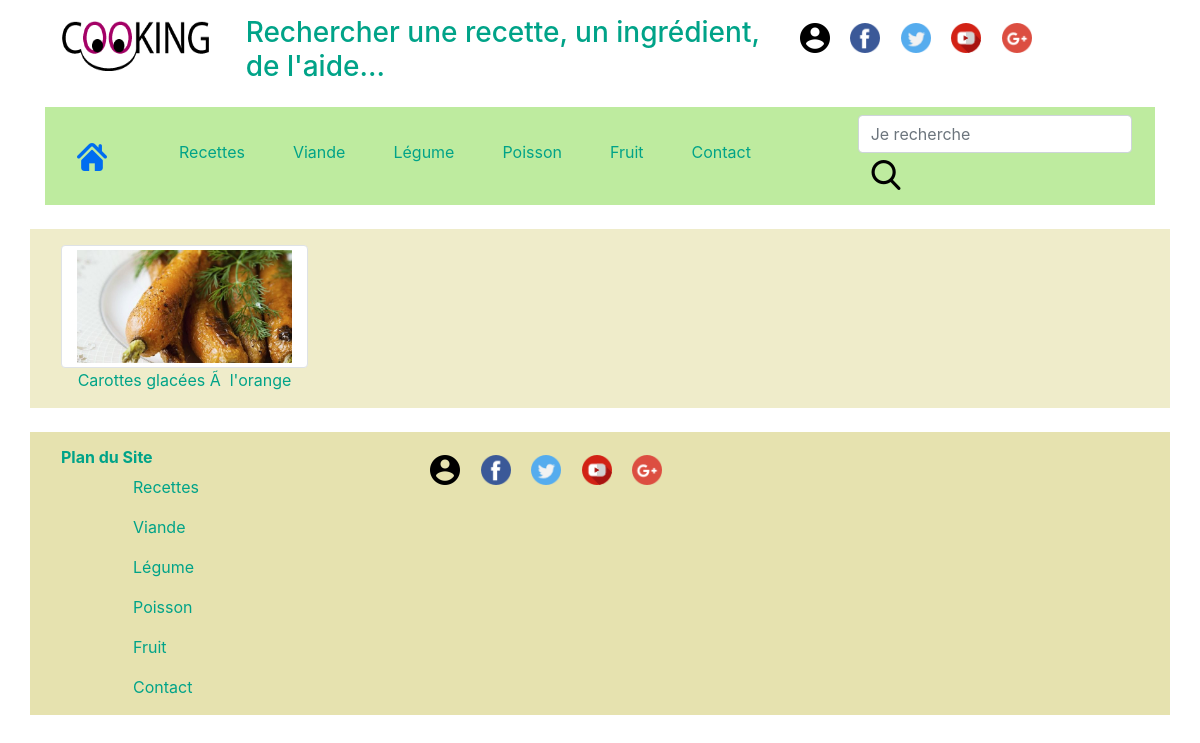
Screenshot of /search.php with the database file from the repository.
### tables this page shows
CREATE TABLE IF NOT EXISTS `recettes` (
  `idRecette` int(11) NOT NULL AUTO_INCREMENT,
  `titre` varchar(250) DEFAULT NULL,
  `chapo` text,
  `img` varchar(50) DEFAULT NULL,
  `preparation` text,
  `ingredient` text,
  `membre` int(11) DEFAULT NULL,
  `couleur` varchar(30) DEFAULT NULL,
  `dateCrea` timestamp NOT NULL DEFAULT CURRENT_TIMESTAMP ON UPDATE CURRENT_TIMESTAMP,
  `categorie` int(11) DEFAULT NULL,
  `tempsCuisson` varchar(50) DEFAULT NULL,
  `tempsPreparation` varchar(50) DEFAULT NULL,
  `difficulte` varchar(50) DEFAULT NULL,
  `prix` varchar(50) DEFAULT NULL,
  PRIMARY KEY (`idRecette`)
);

### search.php (the view, shortened to what this page needs)
<?php
include 'header.php';
include 'auth.php';
$myinputs = filter_input(INPUT_GET, 'search');
    $result = $pdo->query("SELECT * FROM recettes WHERE (`titre` LIKE '%$myinputs%')");
    $recette = $result->fetch(PDO::FETCH_ASSOC);
    if ($result) {
        echo "<br>";
        echo "<div class='container' style='background-color : #EFECCA;'>";
        echo "<div class='row'>";
        echo "<div class='col-lg-3 col-sm-6 text-center'>";
        $image = "photos/recettes/".$recette['img']."'";
        echo "<a href='recette-detail.php?idRecette=".$recette['idRecette']."'>";
        echo "<img class='rounded img-thumbnail col-12' src='".$image."'";
        echo '<p>'.$recette['titre'].'</p>';
        echo '</a>';
        echo "</div>";
        echo "</div>";
        echo "</div>";
    }
include 'footer.php';

### style.css (style rules this page uses)
.row, .rowrecette { padding-top: 1em; padding-left: 1em; padding-right: 1em; }
a { color: #00A388; text-decoration: none; }

### rows the page displays
recettes: img (picture), titre "Carottes glacées Ã l'orange"
